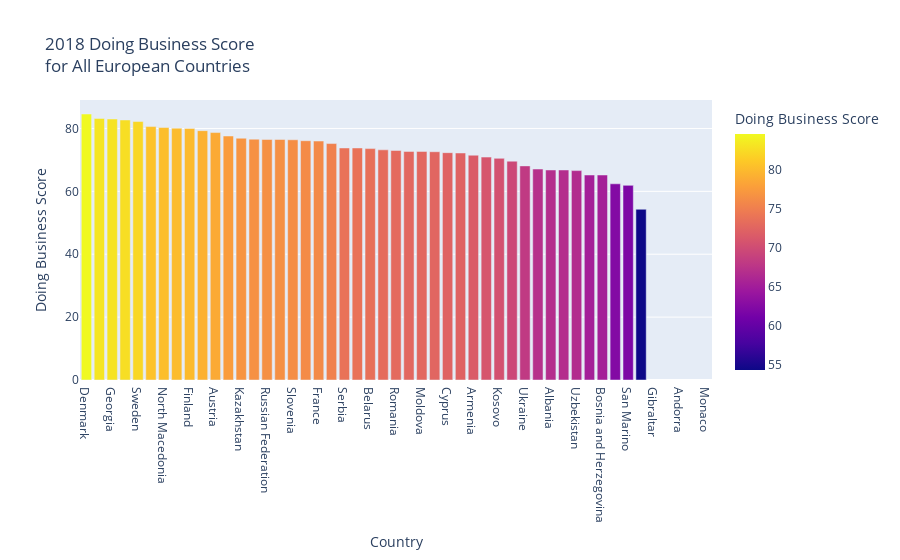

The cell this chart's notebook holds for it:
### Code cell
europe_db_sort = europe.sort_values(by=["doing_business_2018"], ascending=False)
europe_db_sort_name = europe_fdi_sort.rename(
    columns={
        "country_name": "Country",
        "GDP_2018 (million)": "GDP (million)",
        "tech_export_2018 (million)": "Tech Export (million)",
        "doing_business_2018": "Doing Business Score",
        "fdi_USA_2018 (million)": "FDI USA (million)",
    }
)
europe_fdi_db_bar = px.bar(
    europe_db_sort_name,
    x="Country",
    y="Doing Business Score",
    title="2018 Doing Business Score<br>for All European Countries",
    color="Doing Business Score",
)
europe_fdi_db_bar.update_layout(
    barmode="stack", xaxis={"categoryorder": "total descending"}
)
europe_fdi_db_bar.write_image("europe_fdi_db_bar.png")
europe_fdi_db_bar

### Figure 1 — Plotly figure (JSON) as saved in the notebook; plotly's stock layout.template omitted (floating-point values rounded to 4 significant figures)
{"data": [{"alignmentgroup": "True", "hovertemplate": "Country=%{x}<br>Doing Business Score=%{marker.color}<extra></extra>", "legendgroup": "", "marker": {"color": [83.2, 76.1, 79.3, 69.6, 76.6, 76, 80.1, 77.6, 72.2, 82.2, 72.7, 73.2, 82.7, 84.6, 80, 78.7, null, 76.5, 70.9, 65.2, 76.5, 67.1, 72.3, 72.6, 75.2, 76.4, 73.6, 73.8, 71.5, 73, 66.6, 61.9, 54.3, null, 66.8, 73.8, 72.7, null, 62.4, 70.5, 76.9, 83, 65.2, null, 80.3, 66.8, 68.1, 80.6, null], "coloraxis": "coloraxis"}, "name": "", "offsetgroup": "", "orientation": "v", "showlegend": false, "textposition": "auto", "type": "bar", "x": ["United Kingdom", "Netherlands", "Germany", "Luxembourg", "Switzerland", "France", "Ireland", "Spain", "Belgium", "Sweden", "Hungary", "Italy", "Norway", "Denmark", "Finland", "Austria", "Gibraltar", "Russian Federation", "Turkey", "Malta", "Portugal", "Greece", "Cyprus", "Croatia", "Slovak Republic", "Slovenia", "Belarus", "Serbia", "Armenia", "Romania", "Uzbekistan", "San Marino", "Tajikistan", "Turkmenistan", "Albania", "Montenegro", "Moldova", "Andorra", "Kyrgyz Republic", "Kosovo", "Kazakhstan", "Georgia", "Bosnia and Herzegovina", "Vatican City", "North Macedonia", "Azerbaijan", "Ukraine", "Lithuania", "Monaco"], "xaxis": "x", "y": [83.2, 76.1, 79.3, 69.6, 76.6, 76, 80.1, 77.6, 72.2, 82.2, 72.7, 73.2, 82.7, 84.6, 80, 78.7, null, 76.5, 70.9, 65.2, 76.5, 67.1, 72.3, 72.6, 75.2, 76.4, 73.6, 73.8, 71.5, 73, 66.6, 61.9, 54.3, null, 66.8, 73.8, 72.7, null, 62.4, 70.5, 76.9, 83, 65.2, null, 80.3, 66.8, 68.1, 80.6, null], "yaxis": "y"}], "layout": {"autosize": true, "barmode": "stack", "coloraxis": {"colorbar": {"title": {"text": "Doing Business Score"}}, "colorscale": [[0, "#0d0887"], [0.1111, "#46039f"], [0.2222, "#7201a8"], [0.3333, "#9c179e"], [0.4444, "#bd3786"], [0.5556, "#d8576b"], [0.6667, "#ed7953"], [0.7778, "#fb9f3a"], [0.8889, "#fdca26"], [1, "#f0f921"]]}, "legend": {"tracegroupgap": 0}, "title": {"text": "2018 Doing Business Score<br>for All European Countries"}, "xaxis": {"anchor": "y", "autorange": true, "categoryorder": "total descending", "domain": [0, 1], "range": [-0.5, 48.5], "title": {"text": "Country"}, "type": "category"}, "yaxis": {"anchor": "x", "autorange": true, "domain": [0, 1], "range": [0, 89.05], "title": {"text": "Doing Business Score"}, "type": "linear"}}}
